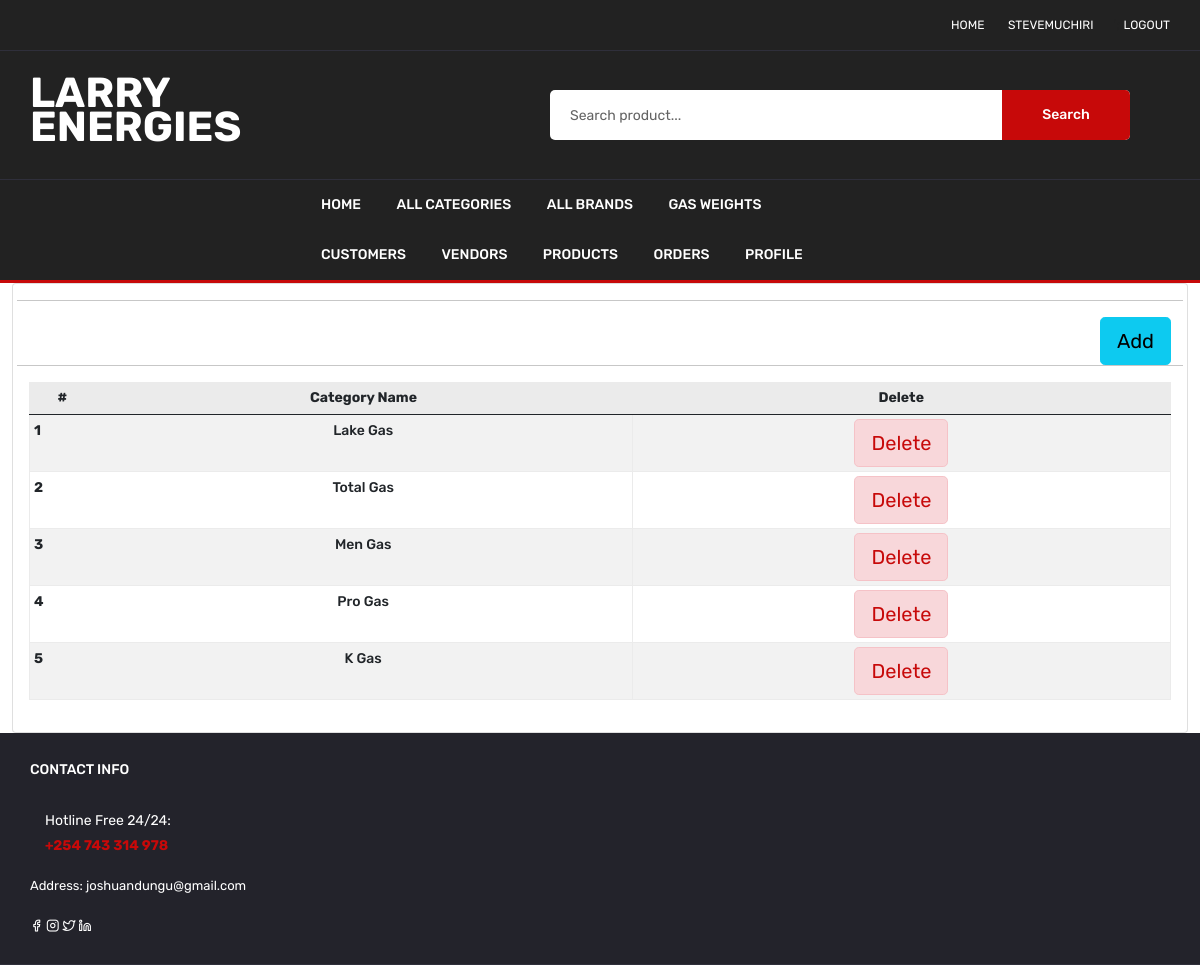
The page /admin/brands.php (signed in) on the database its author committed.
### tables this page shows
CREATE TABLE `brands` (
  `brand_id` int(100) NOT NULL,
  `brand_title` text NOT NULL
);

### admin/brands.php (the view, shortened to what this page needs)
<!DOCTYPE html>
<html lang="en">
<?php include 'includes/header.php'; ?>
<body>
    <div id="main-wrapper">
        <?php
        include 'includes/header_area_menu.php';
        ?>
        <div class="content-body">
            <div class="container-fluid">
                <div class="card">
                    <div class="card-body">
                        <div class="row">
                            <hr>
                            <div align="right">
                                <button type="button" id="add_button" class="btn btn-info btn-lg"> <a
                                        href="add_brand.php">Add</a>
                                </button>
                            </div>
                            <hr>
                            <div class="table-responsive">
                                <table class="table table-striped table-sm">
                                    <thead>
                                        <tr>
                                            <th>#</th>
                                            <th>Category Name</th>
                                            <th>Delete</th>
                                        </tr>
                                    </thead>
                                    <tbody id="product_list">
                                        <?php
                                        require_once 'db/db.php';
                                        $query = mysqli_query($con, "SELECT * FROM brands ");
                                        $cnt = 1;
                                        while ($row = mysqli_fetch_array($query)) {
                                        ?>
                                        <tr>
                                            <th scope="row"><?php echo $cnt; ?></th>
                                            <td><?php echo $row['brand_title']; ?></td>
                                            <td>
                                                <button class="btn btn alert-danger btn-lg"><a
                                                        href="brands.php?delid=<?php echo $row['brand_id']; ?>"
                                                        onclick="return confirm('Are you sure you want to delete this brand')">Delete</a></button>
                                            </td>
                                            <?php $cnt++;
                                        } ?>
                                    </tbody>
                                </table>
                            </div>
                        </div>
                    </div>
                </div>
            </div>
        </div>
    </div>
    <?php
    include 'includes/footer.php';
    ?>
</body>
</html>

### rows shown on the page
brands: brand_title "Lake Gas"
brands: brand_title "Total Gas"
brands: brand_title "Men Gas"
brands: brand_title "Pro Gas"
brands: brand_title "K Gas"

### other values the page prints
$_SESSION["name"] "STEVEMUCHIRI"
